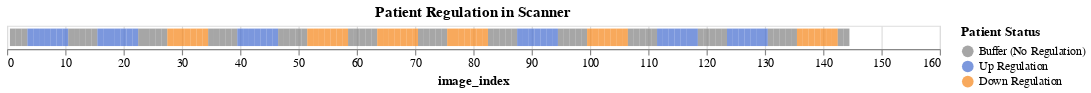

Notebook cell for this chart:
### Markdown cell above
## Patient Time in Scanner

### Code cell
patient_status_df = pd.read_csv('/content/gdrive/My Drive/patient_status_in_scanner.csv')

reg_in_scanner = alt.Chart(patient_status_df).mark_tick(thickness=5).encode(
    x = 'image_index:Q',
    color = alt.Color('Patient Status:N', scale=alt.Scale(
        domain = ['Buffer (No Regulation)', 'Up Regulation', 'Down Regulation'],
        range = ['grey', '#446CCF', '#F58518'])
    )
).properties(
    width = 800,
    title = 'Patient Regulation in Scanner'
)

reg_in_scanner
# c='#446CCF' = blue
# 11:00
# '#F58518' = yellow

### Figure 1 — Vega-Lite specification as saved in the notebook (floating-point values rounded to 4 significant figures; data arrays with more than 128 entries replaced by an {"elided": "..."} marker saying what was removed)
{"config": {"view": {"continuousWidth": 400, "continuousHeight": 300}}, "data": {"name": "data-b54d4d1f8c06b6b275576a8be2df4b05"}, "mark": {"type": "tick", "thickness": 5}, "encoding": {"color": {"field": "Patient Status", "scale": {"domain": ["Buffer (No Regulation)", "Up Regulation", "Down Regulation"], "range": ["grey", "#446CCF", "#F58518"]}, "type": "nominal"}, "x": {"field": "image_index", "type": "quantitative"}}, "title": "Patient Regulation in Scanner", "width": 800, "$schema": "https://vega.github.io/schema/vega-lite/v4.17.0.json", "datasets": {"data-b54d4d1f8c06b6b275576a8be2df4b05": {"elided": "144 records"}}}
